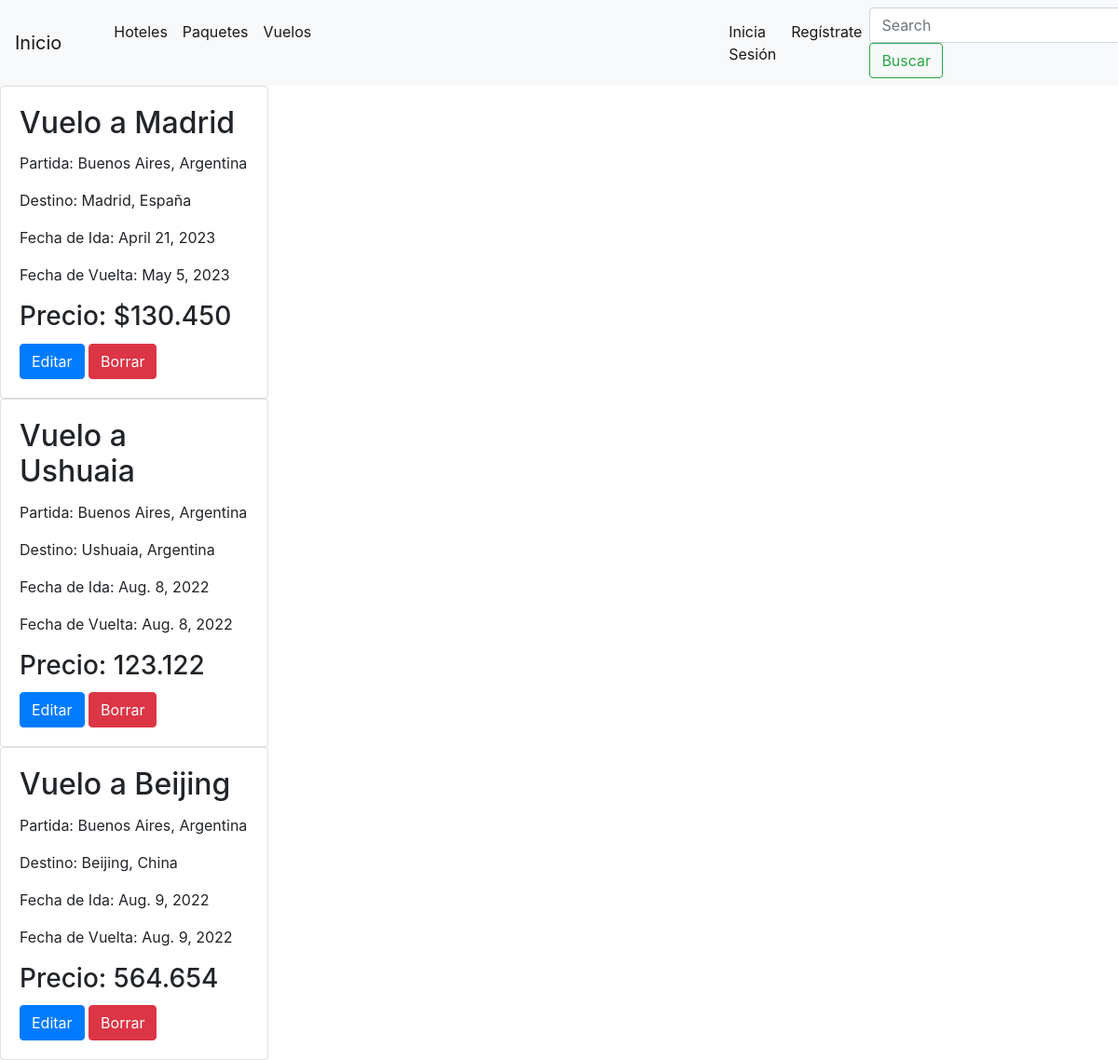
Page /info/viajes-vuelos/ on the earlier database version.
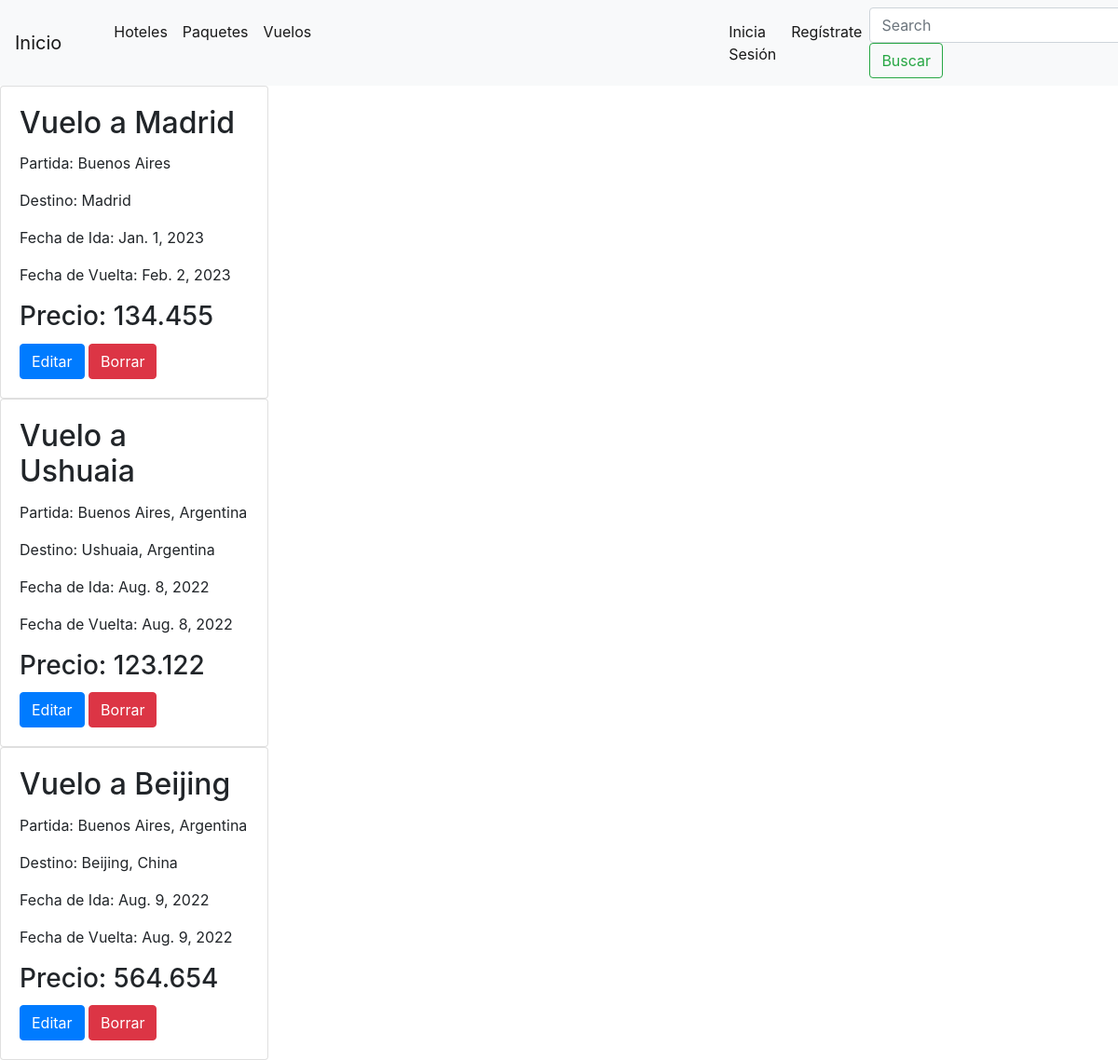
Same page on the later database version.
### viajes/models.py (models this page shows, shortened)
class Vuelo(models.Model):
    name = models.CharField(max_length=200)
    departure = models.TextField()
    destination = models.TextField()
    date_departue = models.DateField(auto_now_add=True, null=True, blank=True)
    date_return = models.DateField(auto_now_add=True, null=True, blank=True)
    price= models.FloatField()

### viajes/views.py (the view)
# urls.py: path("viajes-vuelos/",verVuelo),
def verVuelo(request):
    vuelos = Vuelo.objects.all()
    return render(request,"vuelo.html",context={"vuelos" : vuelos})

### template/vuelo.html (shortened to what this page needs)
{%  extends "template/base.html" %}
{% block contenidoquecambia %}
<!DOCTYPE html>
<html lang="en">
<head>
</head>
<body>
    {% for i in vuelos %}
        <div class="card" style="width: 18rem;">
            <div class="card-body">
            <h2 class="card-title">{{i.name}}</h2>
            <p class="card-text">Partida: {{i.departure}}</p>
            <p class="card-text">Destino: {{i.destination}}</p>
            <p class="card-text">Fecha de Ida: {{i.date_departue}}</p>
            <p class="card-text">Fecha de Vuelta: {{i.date_return}}</p>
            <h3 class="card-title">Precio: {{i.price}}</h3>
            <a href="/info/update-vuelo/{{ i.id }}/" class="btn btn-primary">Editar</a>
            <a href="/info/delete-vuelo/{{ i.id }}/" class="btn btn-danger">Borrar</a>
            </div>
        </div>
    {% endfor %}
</body>
</html>
{% endblock  %}

### template/base.html (shortened to what this page needs)
<!DOCTYPE html>
<html lang="en">
<head>
    <link rel="stylesheet" href="https://cdn.jsdelivr.net/npm/bootstrap@4.6.2/dist/css/bootstrap.min.css">
    <nav class="navbar navbar-expand-lg navbar-light bg-light">
        <a class="navbar-brand" href="/"style="margin-right: 3rem">Inicio</a>
        <div class="collapse navbar-collapse" id="navbarSupportedContent">
          <ul class="navbar-nav mr-auto">
            <li class="nav-item active">
              <a class="nav-link" href="/info/viajes-hotels/"> Hoteles <span class="sr-only">(current)</span></a>
            </li>
            <li class="nav-item active">
              <a class="nav-link" href="/info/viajes-paquetes/"> Paquetes <span class="sr-only">(current)</span></a>
            </li>
            <li class="nav-item active">
              <a class="nav-link" href="/info/viajes-vuelos/" style="margin-right: 27rem"> Vuelos <span class="sr-only">(current)</span></a>
            </li>
            {% if request.user.is_authenticated %}
            <li class="nav-item active">
              <a class="nav-link" href="/accounts/logout/">Cierra Sesión</a>
            </li>
            {% else %}
            <li class="nav-item active">
              <a class="nav-link" href="/accounts/login/">Inicia Sesión</a>
            </li>
            <li class="nav-item active">
              <a class="nav-link" href="/accounts/signup/">Regístrate</a>
            </li>
            {% endif %}
          </ul>
          <form class="form-inline my-2 my-lg-0" action="/info/search_products/" method="GET">
            <input class="form-control mr-sm-2" type="search" placeholder="Search" aria-label="Search" name="search">
            <button class="btn btn-outline-success my-2 my-sm-0" type="submit">Buscar</button>
          </form>
        </div>
      </nav>
</head>
<body>
{% block contenidoquecambia%}
{% endblock %}
</body>
</html>

Differences in the rows shown:
changed Vuelo "Vuelo a Madrid": departure "Buenos Aires, Argentina" → "Buenos Aires"; destination "Madrid, España" → "Madrid"; date_departue "April 21, 2023" → "Jan. 1, 2023"; date_return "May 5, 2023" → "Feb. 2, 2023"; price "$130.450" → "134.455"
